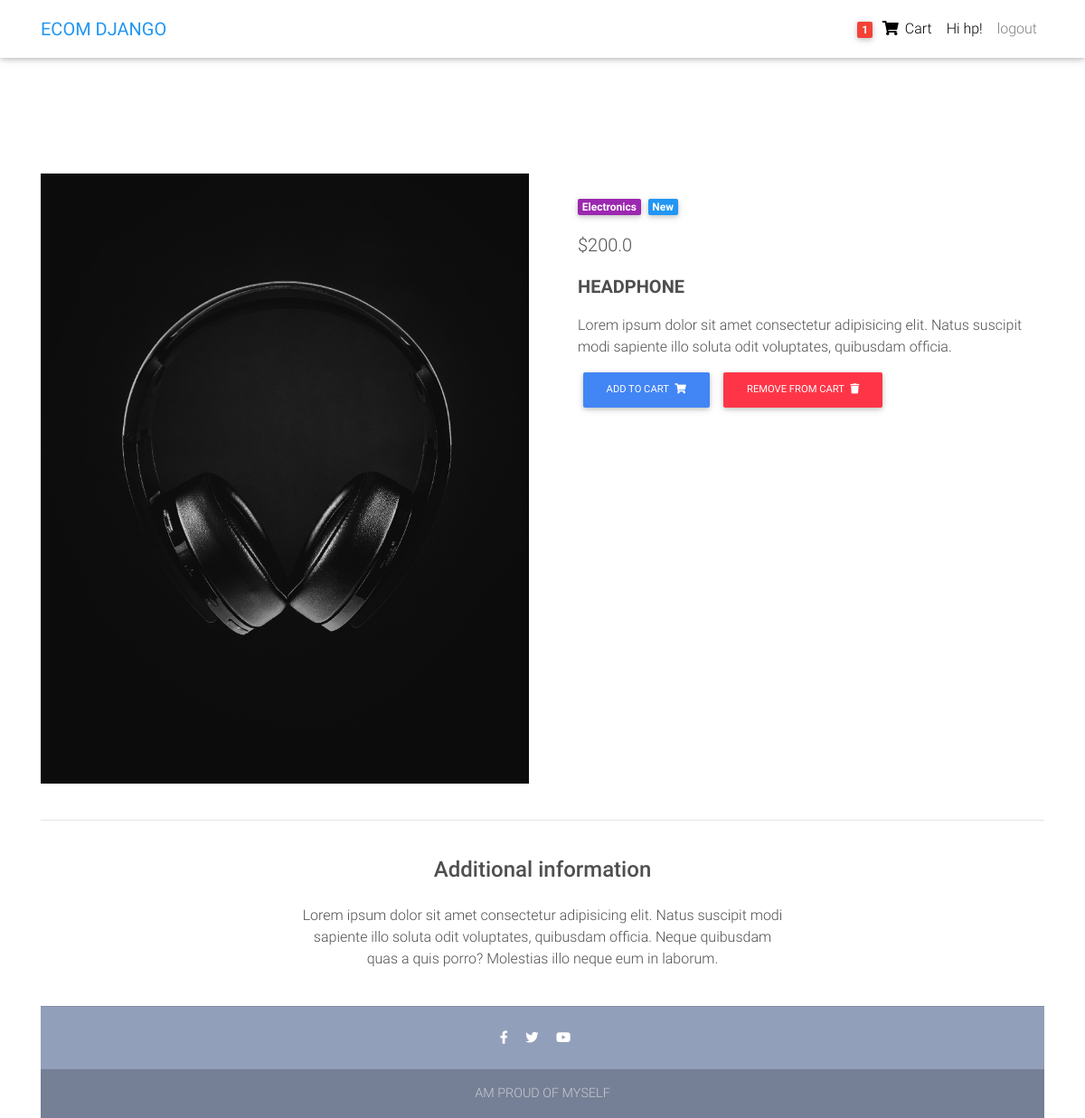
/product/1/ (signed in), run on the app's committed database.
### core/models.py (models this page shows, shortened)
class Order(models.Model):
    user = models.ForeignKey(settings.AUTH_USER_MODEL, on_delete=models.CASCADE)
    items = models.ManyToManyField(OrderItem)
    start_date = models.DateTimeField(auto_now_add=True)
    ordered_date = models.DateTimeField()
    ordered = models.BooleanField(default=False)

class Item(models.Model):
    item_name = models.CharField(max_length=100)
    price = models.FloatField()
    image = models.ImageField(null=True, blank=True)
    discount_price = models.FloatField(blank=True, null=True)
    category = models.CharField(choices=CATEGORY, max_length=2)
    label = models.CharField(choices=LABEL, max_length=2)
    description = models.TextField()
    def get_add_to_cart_url(self):
        return reverse("core:add-to-cart", kwargs={
            "pk" : self.pk
        })
    def get_remove_from_cart_url(self):
        return reverse("core:remove-from-cart", kwargs={
            "pk" : self.pk
        })
    @property
    def imageURL(self):
        try:
            url = self.image.url
        except:
            url = ''
        return url

### core/views.py (the view)
# urls.py: path('product/<pk>/', ProductView.as_view(), name='product'),
class ProductView(DetailView):
    model = Item
    template_name = "product.html"

### core/templatetags/cart_template_tags.py (called while the page is built)
@register.filter
def cart_item_count(user):
    if user.is_authenticated:
        qs = Order.objects.filter(user=user, ordered=False)
        if qs.exists():
            return qs[0].items.count()
    return 0

### templates/product.html (shortened to what this page needs)
{% extends 'base.html' %}
{% load static %}
{% block content %}
  <main class="mt-5 pt-4">
    <div class="container dark-grey-text mt-5">
      <div class="row wow fadeIn">
        <div class="col-md-6 mb-4">
          <img src="{{ item.imageURL }}" class="img-fluid" alt="">
        </div>
        <div class="col-md-6 mb-4">
          <div class="p-4">
            <div class="mb-3">
              <a href="">
                <span class="badge purple mr-1">{{ object.get_category_display }}</span>
              </a>
              <a href="">
                <span class="badge blue mr-1">{{ object.get_label_display }}</span>
              </a>
            </div>
            <p class="lead">
            {% if object.discount_price %}
              <span class="mr-1">
              <del>${{ object.price }}</del>
              </span>
              <span>${{ object.discount_price }}</span>
            {% else %}
             <span>${{ object.price }}</span>
            {% endif %}
            </p>
            <p class="lead font-weight-bold">{{ object.item_name }}</p>
            <p>{{ object.description }}</p>
            <a href="{{ object.get_add_to_cart_url }}" class="btn btn-primary btn-md my-0 p" >Add to cart
                <i class="fas fa-shopping-cart ml-1"></i>
            </a>
            <a href="{{ object.get_remove_from_cart_url }}" class="btn btn-danger btn-md my-0 p" >Remove From cart
                <i class="fas fa-trash ml-1"></i>
            </a>
          </div>
        </div>
      </div>
      <hr>
      <div class="row d-flex justify-content-center wow fadeIn">
        <div class="col-md-6 text-center">
          <h4 class="my-4 h4">Additional information</h4>
          <p>Lorem ipsum dolor sit amet consectetur adipisicing elit. Natus suscipit modi sapiente illo soluta odit
            voluptates,
            quibusdam officia. Neque quibusdam quas a quis porro? Molestias illo neque eum in laborum.</p>
        </div>
      </div>
{% endblock content %}

### templates/base.html (shortened to what this page needs)
{% load static %}
{% load cart_template_tags %}
<!DOCTYPE html>
<html lang="en">
<head>
  <link rel="stylesheet" href="https://use.fontawesome.com/releases/v5.11.2/css/all.css">
  <link href="{% static 'css/bootstrap.min.css' %}" rel="stylesheet">
  <link href="{% static 'css/mdb.min.css' %}" rel="stylesheet">
  <link href=" {% static 'css/style.min.css' %}" rel="stylesheet">
</head>
<body>
  <nav class="navbar fixed-top navbar-expand-lg navbar-light white scrolling-navbar">
    <div class="container">
      <a class="navbar-brand waves-effect" href="/">
        <strong class="blue-text">ECOM DJANGO</strong>
      </a>
      <div class="collapse navbar-collapse" id="navbarSupportedContent">
        <ul class="navbar-nav nav-flex-icons">
            {% if user.is_authenticated %}
            <li class="nav-item">
                <a href="{% url 'core:order-summary' %}" class="nav-link waves-effect">
                {% if request.user|cart_item_count != 0 %}
                  <span class="badge red z-depth-1 mr-1"> {{ request.user|cart_item_count }} </span>
                {% endif %}
                <i class="fas fa-shopping-cart"></i>
                <span class="clearfix d-none d-sm-inline-block"> Cart </span>
                </a>
            </li>
            <li class="nav-item">
                 <a class="nav-link waves-effect">
                Hi {{ user.username }}!
                </a>
            </li>
                <a class="nav-link waves-effect" href="{% url 'logout' %}"> logout</a>
            {% endif %}
        </ul>
      </div>
    </div>
  </nav>
  <div class="mt-5 pt-4">
    </div>
    {% block content %}
    {% endblock content %}
    {% include "footer.html" %}
</body>
</html>

### templates/base.html (style rules this page uses)
html, body, header, .carousel { height: 60vh; }

### data on the page
Item: imageURL (picture), category "Electronics", label "New", price "200.0", item_name "HEADPHONE", description "Lorem ipsum dolor sit amet consectetur adipisicing elit. Natus suscipit modi sapiente illo soluta odit voluptates, quibusdam officia."

### other printed values
{{ request.user|cart_item_count }} "1"
{{ user.username }} "hp"
